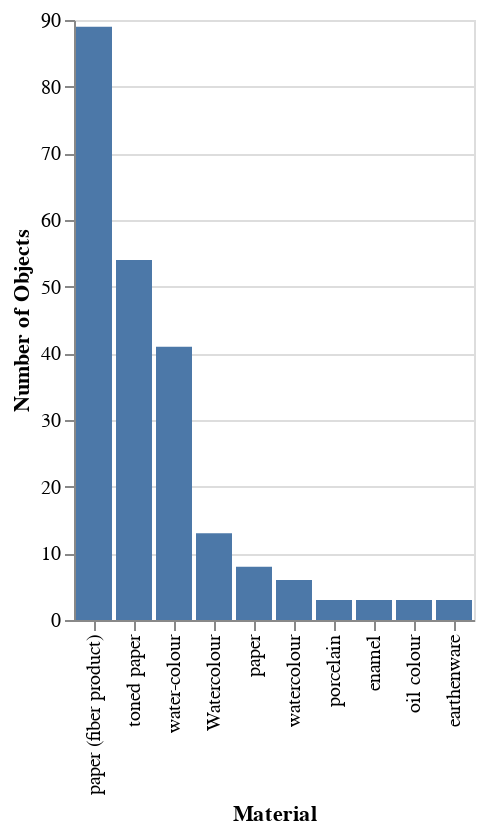

Source (notebook cell):
### Markdown cell above
## Graph the top 10 materials used in objects made in Wales in the 18th century

### Code cell
import requests
import pandas as pd
import altair as alt

req = requests.get('https://api.vam.ac.uk/v2/objects/clusters/material/search?id_place=x29337&year_made_from=1700&year_made_to=1800&page_size=10')
object_data = req.json()
object_clusters = object_data["clusters"]
materials = object_clusters["material"]["terms"]

materials_df = pd.DataFrame(materials[0:10])
alt.Chart(materials_df).mark_bar().encode(
    x=alt.X('value', sort='-y', title='Material'),
    y=alt.Y('count', title='Number of Objects')
)

### Figure 1 — Vega-Lite specification as saved in the notebook (floating-point values rounded to 4 significant figures)
{"config": {"view": {"continuousWidth": 400, "continuousHeight": 300}}, "data": {"name": "data-2305e370b85f371d8942bc3f2132b971"}, "mark": "bar", "encoding": {"x": {"type": "nominal", "field": "value", "sort": "-y", "title": "Material"}, "y": {"type": "quantitative", "field": "count", "title": "Number of Objects"}}, "$schema": "https://vega.github.io/schema/vega-lite/v4.8.1.json", "datasets": {"data-2305e370b85f371d8942bc3f2132b971": [{"id": "AAT14109", "value": "paper (fiber product)", "count": 89, "count_max_error": 0}, {"id": "x44137", "value": "toned paper", "count": 54, "count_max_error": 0}, {"id": "AAT15045", "value": "water-colour", "count": 41, "count_max_error": 0}, {"id": "x33202", "value": "Watercolour", "count": 13, "count_max_error": 0}, {"id": "x30308", "value": "paper", "count": 8, "count_max_error": 0}, {"id": "x33202", "value": "watercolour", "count": 6, "count_max_error": 0}, {"id": "AAT10662", "value": "porcelain", "count": 3, "count_max_error": 0}, {"id": "AAT14910", "value": "enamel", "count": 3, "count_max_error": 0}, {"id": "AAT15050", "value": "oil colour", "count": 3, "count_max_error": 0}, {"id": "x29356", "value": "earthenware", "count": 3, "count_max_error": 0}]}}
